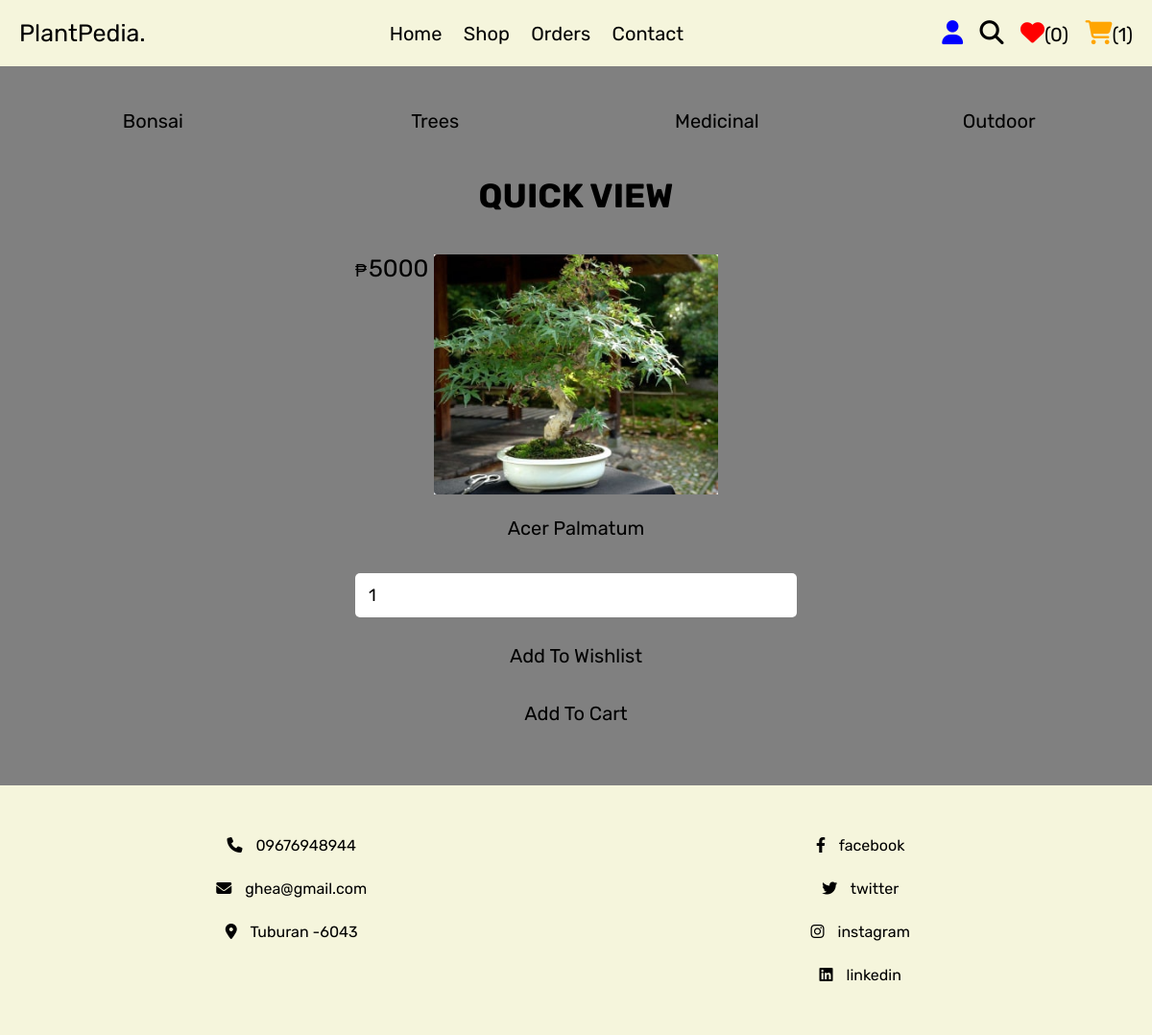
The page /view_page.php?pid=24 (signed in) on the database its author committed.
### tables this page shows
CREATE TABLE `products` (
  `id` int(100) NOT NULL,
  `name` varchar(100) NOT NULL,
  `category` varchar(20) NOT NULL,
  `details` varchar(500) NOT NULL,
  `price` int(100) NOT NULL,
  `image` varchar(100) NOT NULL
);

### view_page.php (the view, shortened to what this page needs)
<?php
@include 'config.php';
?>
<!DOCTYPE html>
<html lang="en">
<head>
   <link rel="stylesheet" href="https://cdnjs.cloudflare.com/ajax/libs/font-awesome/6.1.1/css/all.min.css">
   <link rel="stylesheet" href="css/style.css">
</head>
<body>
<?php include 'header.php'; ?>
<section class="p-category">
   <a href="category.php?category=bonsai">Bonsai</a>
   <a href="category.php?category=trees">Trees</a>
   <a href="category.php?category=medicinal">Medicinal</a>
   <a href="category.php?category=outdoor">Outdoor</a>
</section>
<section class="quick-view">
   <h1 class="title">Quick view</h1>
   <?php
      $pid = $_GET['pid'];
      $select_products = $conn->prepare("SELECT * FROM `products` WHERE id = ?");
      $select_products->execute([$pid]);
      if($select_products->rowCount() > 0){
         while($fetch_products = $select_products->fetch(PDO::FETCH_ASSOC)){
   ?>
   <form action="" class="box" method="POST">
      <div class="price">₱<span><?= $fetch_products['price']; ?></span></div>
      <img src="uploaded_img/<?= $fetch_products['image']; ?>" alt="">
      <div class="name"><?= $fetch_products['name']; ?></div>
      <div class="details"><?= $fetch_products['details']; ?></div>
      <input type="number" min="1" value="1" name="p_qty" class="qty">
      <input type="submit" value="add to wishlist" class="option-btn" name="add_to_wishlist">
      <input type="submit" value="add to cart" class="btn" name="add_to_cart">
   </form>
   <?php
         }
      }else{
         echo '<p class="empty">no products added yet!</p>';
      }
   ?>
</section>
<?php include 'footer.php'; ?>
</body>
</html>

### css/style.css (style rules this page uses)
.quick-view .box { max-width: 50rem; padding:2rem; text-align: center; border:var(--border); background-color: var(--white); box-shadow: var(--box-shadow); border-radius: .5rem; position: relative; margin:0 auto; }
.quick-view .box img { height: 25rem; margin-bottom: 1rem; }
.quick-view .box .price { position: absolute; top:1rem; left:1rem; padding:1rem; border-radius: .5rem; background-color: var(--red); font-size: 1.8rem; color:var(--white); }
.quick-view .box .price span { font-size: 2.5rem; color:var(--white); margin:0 .2rem; }
.quick-view .box .qty { margin:.5rem 0; border-radius: .5rem; padding:1.2rem 1.4rem; font-size: 1.8rem; color:var(--black); border:var(--border); width: 100%; }
.quick-view .box .name { font-size: 2rem; color:var(--black); padding:1rem 0; }
.quick-view .box .details { padding:1rem 0; line-height: 2; font-size: 1.5rem; color:var(--light-color); }
.p-category { display: grid; grid-template-columns: repeat(auto-fit, minmax(27rem, 1fr)); gap:1.5rem; justify-content: center; align-items: flex-start; }
.p-category { padding-bottom: 0; }
.p-category a { padding:1.5rem; text-align: center; border:var(--border); background-color: var(--white); box-shadow: var(--box-shadow); border-radius: .5rem; font-size: 2rem; text-transform: capitalize; color:var(--black); }

### css/components.css (style rules this page uses)
* { font-family: 'Rubik', sans-serif; margin:0; padding:0; box-sizing: border-box; outline: none; border:none; text-decoration: none; color:var(--black); }
html { font-size: 62.5%; overflow-x: hidden; scroll-behavior: smooth; scroll-padding-top: 6.5rem; }
section { padding:3rem 2rem; max-width: 1200px; margin:0 auto; }
.btn, .delete-btn, .option-btn { display: block; width: 100%; margin-top: 1rem; border-radius: .5rem; color:var(--white); font-size: 2rem; padding:1.3rem 3rem; text-transform: capitalize; cursor: pointer; text-align: center; }
.btn { background-color: var(--green); }
.option-btn { background-color: var(--orange); }
.title { text-align: center; margin-bottom: 2rem; text-transform: uppercase; color:var(--black); font-size: 3.5rem; }

### view_page.php (style rules this page uses)
body { background-color: gray; background-size: cover; background-position: center; }

### rows shown on the page
products: price "5000", image (picture), name "Acer Palmatum"

### other values the page prints
$count_wishlist_items->rowCount() "0"
$count_cart_items->rowCount() "1"
